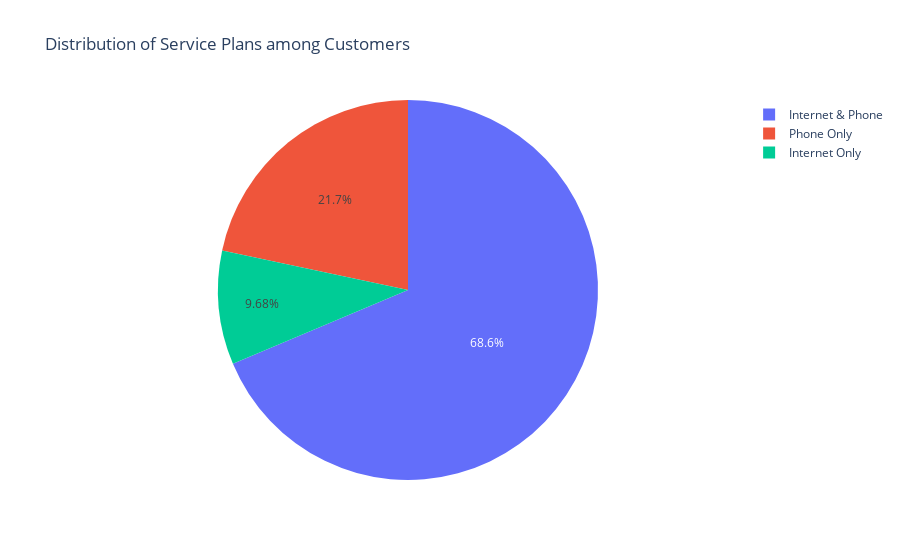

The notebook cell saved with this chart:
### Markdown cell above
For the graph above I manipulated the data using the groupby function in order to explore the relationship between the Monthly Charges and contract type. However it does not seem like there is any relationship

### Code cell
px.pie(data, names = 'InternetPhoneService', title ='Distribution of Service Plans among Customers')

### Figure 1 — Plotly figure (JSON) as saved in the notebook; plotly's stock layout.template omitted (floating-point values rounded to 4 significant figures; data arrays with more than 128 entries replaced by an {"elided": "..."} marker saying what was removed)
{"data": [{"domain": {"x": [0, 1], "y": [0, 1]}, "hovertemplate": "InternetPhoneService=%{label}<extra></extra>", "labels": {"elided": "7043 str values"}, "legendgroup": "", "name": "", "showlegend": true, "type": "pie"}], "layout": {"legend": {"tracegroupgap": 0}, "title": {"text": "Distribution of Service Plans among Customers"}}}
